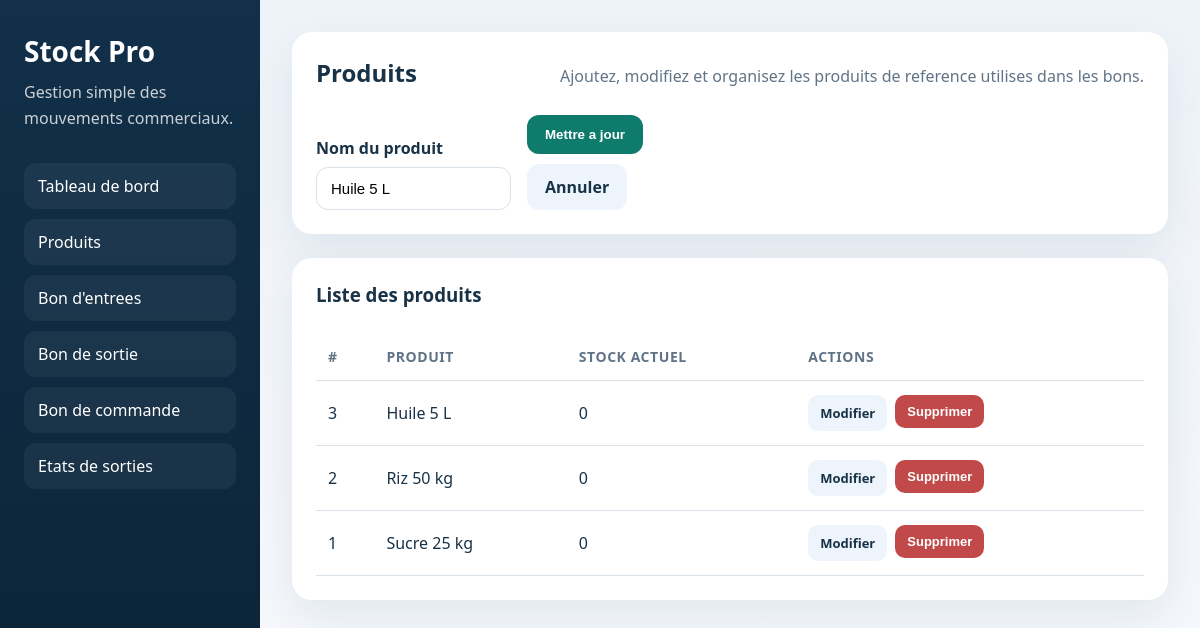
The app's page /produits.php?edit=3 with its own data.
### tables this page shows
CREATE TABLE produits (
    id INT AUTO_INCREMENT PRIMARY KEY,
    nom VARCHAR(150) NOT NULL UNIQUE,
    stock INT NOT NULL DEFAULT 0,
    created_at TIMESTAMP DEFAULT CURRENT_TIMESTAMP
);

### produits.php (the view, shortened to what this page needs)
<?php
require_once 'connexion.php';
$editingId = isset($_GET['edit']) ? (int) $_GET['edit'] : 0;
$editProduit = null;
$produits = $pdo->query('SELECT id, nom, stock FROM produits ORDER BY nom ASC')->fetchAll();
if ($editingId > 0) {
    $stmt = $pdo->prepare('SELECT id, nom FROM produits WHERE id = ?');
    $stmt->execute([$editingId]);
    $editProduit = $stmt->fetch();
}
require_once 'includes/header.php';
?>
<section class="panel">
    <div class="panel-header">
        <h2>Produits</h2>
        <p>Ajoutez, modifiez et organisez les produits de reference utilises dans les bons.</p>
    </div>
    <form method="post" class="form-grid">
        <div>
            <label for="nom">Nom du produit</label>
            <input type="text" id="nom" name="nom" placeholder="Ex: Sucre 25 kg" value="<?php echo htmlspecialchars($editProduit['nom'] ?? ''); ?>" required>
        </div>
        <div class="form-action">
            <button type="submit" class="button"><?php echo $editProduit ? 'Mettre a jour' : 'Ajouter'; ?></button>
            <?php if ($editProduit): ?>
                <a class="button secondary" href="produits.php">Annuler</a>
            <?php endif; ?>
        </div>
    </form>
</section>
<section class="panel">
    <div class="panel-header">
        <h3>Liste des produits</h3>
    </div>
    <div class="table-wrapper">
        <table>
            <thead>
                <tr>
                    <th>#</th>
                    <th>Produit</th>
                    <th>Stock actuel</th>
                    <th>Actions</th>
                </tr>
            </thead>
            <tbody>
                <?php if (empty($produits)): ?>
                    <tr>
                        <td colspan="4">Aucun produit disponible.</td>
                    </tr>
                <?php else: ?>
                    <?php foreach ($produits as $produit): ?>
                        <tr>
                            <td><?php echo $produit['id']; ?></td>
                            <td><?php echo htmlspecialchars($produit['nom']); ?></td>
                            <td><?php echo (int) $produit['stock']; ?></td>
                            <td>
                                <div class="actions">
                                    <a class="button secondary small" href="produits.php?edit=<?php echo $produit['id']; ?>">Modifier</a>
                                    <form method="post" class="inline-form" onsubmit="return confirm('Supprimer ce produit ?');">
                                        <button type="submit" class="button danger small">Supprimer</button>
                                    </form>
                                </div>
                            </td>
                        </tr>
                    <?php endforeach; ?>
                <?php endif; ?>
            </tbody>
        </table>
    </div>
</section>
<?php require_once 'includes/footer.php'; ?>

### style.css (style rules this page uses)
:root { --bg: #f3f6fb; --panel: #ffffff; --sidebar: #12304a; --sidebar-soft: #1c476b; --text: #183247; --muted: #617487; --border: #d8e0ea; --primary: #0f7b6c; --primary-hover: #0c675a; --danger: #b54747; --success-bg: #e8f7f0; --danger-bg: #fdeeee; --shadow: 0 18px 45px rgba(18, 48, 74, 0.08); }
* { box-sizing: border-box; }
body { margin: 0; font-family: "Segoe UI", Tahoma, Geneva, Verdana, sans-serif; background: linear-gradient(180deg, #eef3f9 0%, #f7f9fc 100%); color: var(--text); }
.hero, .panel { background: var(--panel); border-radius: 20px; padding: 24px; box-shadow: var(--shadow); margin-bottom: 24px; }
.hero h2, .panel h2, .panel h3 { margin-top: 0; margin-bottom: 8px; }
.hero p, .panel p { margin: 0; color: var(--muted); line-height: 1.6; }
.panel-header { display: flex; justify-content: space-between; align-items: center; gap: 16px; margin-bottom: 18px; }
.form-grid { display: grid; grid-template-columns: repeat(4, minmax(0, 1fr)); gap: 16px; align-items: end; }
label { display: block; margin-bottom: 8px; font-weight: 600; }
input, select { width: 100%; padding: 12px 14px; border: 1px solid var(--border); border-radius: 12px; font-size: 15px; background: #ffffff; }
.button { display: inline-flex; align-items: center; justify-content: center; border: none; border-radius: 12px; padding: 12px 18px; background: var(--primary); color: #ffffff; text-decoration: none; font-weight: 600; cursor: pointer; transition: background 0.2s ease; }
.button.secondary { background: #edf4fb; color: var(--text); }
.button.danger { background: #c14949; color: #ffffff; }
.button.small { padding: 9px 12px; font-size: 13px; border-radius: 10px; }
.table-wrapper { overflow-x: auto; }
table { width: 100%; border-collapse: collapse; }
th, td { text-align: left; padding: 14px 12px; border-bottom: 1px solid var(--border); vertical-align: middle; }
th { color: var(--muted); font-size: 14px; text-transform: uppercase; letter-spacing: 0.04em; }
.actions { display: flex; gap: 8px; flex-wrap: wrap; }
.inline-form { margin: 0; }
.form-action { display: flex; gap: 10px; flex-wrap: wrap; }

### records on screen
produits: nom "Huile 5 L", id "3", stock "0"
produits: id "2", nom "Riz 50 kg", stock "0"
produits: id "1", nom "Sucre 25 kg", stock "0"
